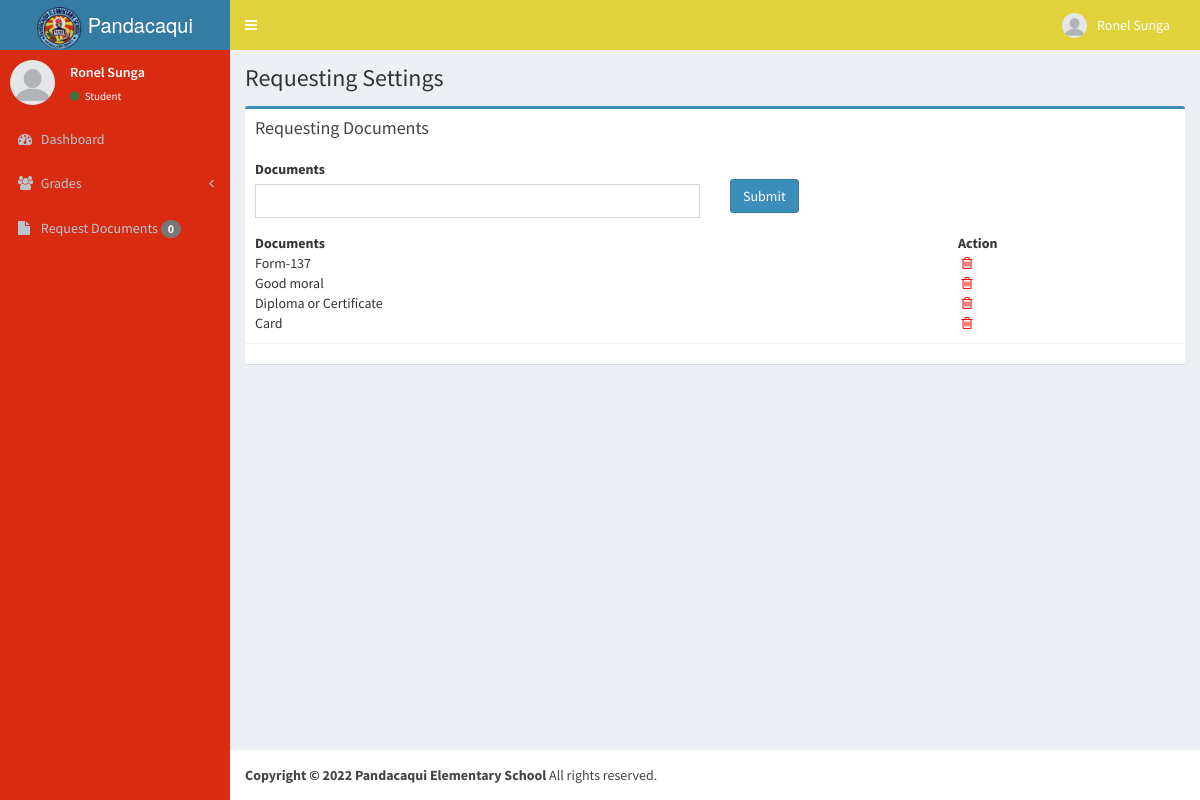
Screenshot of /documents.php (signed in) with the database file from the repository.
### tables this page shows
CREATE TABLE `documents` (
  `id` int(11) NOT NULL,
  `documents` varchar(150) NOT NULL,
  `status` int(11) NOT NULL
);

### connection/connection.php (called while the page is built, shortened)
<?php
class DB_con {
	public $connection;
	function __construct(){
		$this->connection = new mysqli(DB_SERVER, DB_USERNAME, DB_PASSWORD, DB_DATABASE);
	}
	function ret_obj(){
		return $this->connection;
	}
}
?>

### connection/sqlClass.php (called while the page is built, shortened)
<?php
class SQL {
	protected $db;
	public function __construct(){
		$this->db = new DB_con();
		$this->db = $this->db->ret_obj();
	}
	public function getDocuments(){
        $array = array();
		$query = "SELECT * FROM `documents` WHERE status = 0";
		$result = $this->db->query($query) or die($this->db->error);
		while($row = $result->fetch_array(MYSQLI_ASSOC))
    	{
    		$array[] = $row;
	    }
		return $array;
	}
}
?>

### documents.php (the view, shortened to what this page needs)
<?php
 include_once "connection/connection.php";
 include_once "connection/sqlClass.php";
 $sqlClass = new SQL();
 $documents = $sqlClass->getDocuments();
?>
<!DOCTYPE html>
<html>
  <head>
      <?php include_once "head.php"; ?>
  </head>
  <body class="skin-blue">
    <div class="wrapper">
      <header class="main-header">
        <?php include_once "navbar.php"; ?>
      </header>
      <aside class="main-sidebar">
        <?php include_once "main-sidebar.php"; ?>
      </aside>
      <div class="content-wrapper">
        <section class="content-header">
          <h1>
            Requesting Settings
          </h1>
        </section>
        <section class="content">
          <div class="row">
            <div class="col-md-12">
              <div class="box box-primary">
                <div class="box-header">
                  <h3 class="box-title">Requesting Documents</h3>
                </div>
                <form method="post">
                  <div class="box-body">
                    <div class="row">
                        <div class="form-group col-md-6">
                          <label for="exampleInputPassword1">Documents</label>
                          <input type="text" class="form-control" name="documents">
                        </div>
                        <div class="form-group col-md-6">
                            <br>
                            <button type="submit" name="submit" class="btn btn-primary">Submit</button>
                        </div>
                    </div>
                    <table width="100%">
                        <tr>
                            <th>Documents</th>
                            <th>Action</th>
                        </tr>
                        <?php
                        foreach($documents as $doc){
                        echo '
                        <tr>
                            <td>'.$doc['documents'].'</td>
                            <td><a href="documents.php?delete='.$doc['id'].'" style="color:red"><i class="fa fa-fw fa-trash-o"></i></a></td>
                        </tr>';
                        }?>
                    </table>
                  </div>
                  <div class="box-footer">
                  </div>
                </form>
              </div>
            </div>
          </div>
        </section>
      </div>
      <footer class="main-footer">
        <strong>Copyright &copy; <?php echo date('Y'); ?> Pandacaqui Elementary School</strong> All rights reserved.
      </footer>
    </div>
  </body>
</html>

### rows the page displays
documents: documents "Form-137"
documents: documents "Good moral"
documents: documents "Diploma or Certificate"
documents: documents "Card"

### other values shown
$_SESSION['fullname'] "Ronel Sunga"
$_SESSION['position'] "Student"
count($sqlClass->readytoPickup()) "0"
